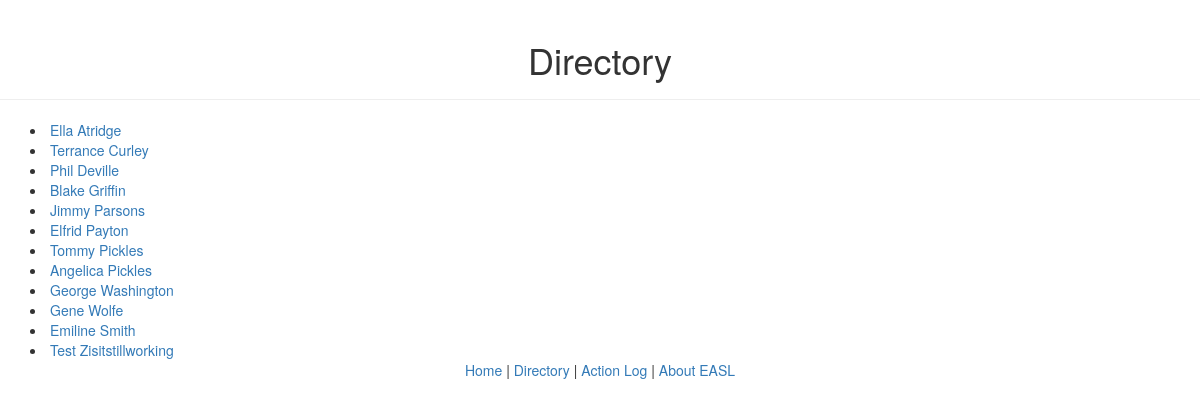
Screenshot of /directory/ with the database file from the repository.
### webApp/models.py (models this page shows, shortened)
class Student(models.Model):
    first_name = models.CharField(max_length=50)
    last_name = models.CharField(max_length=50)
    date_of_birth = models.DateField()
    gender = models.CharField(max_length=10, choices=[('M', 'Male'), ('F', 'Female')])
    class Meta:
        unique_together = [("first_name", "last_name", "date_of_birth")]
        ordering = ['last_name']

### webApp/views.py (the view)
# urls.py: url(r'^directory/$', views.directory, name='directory'),
def directory(request):
    students = Student.objects.all()
    return render(request, 'directory.html', {'students': students})

### webApp/templates/directory.html
{% extends "base.html" %}
{% block content %}
<div class="page-header">
  <h1 class="text-center"> Directory </h1>
</div>
{% for student in students %}
  <div class="container">
    <div class="studentname">
      <li>
        <a href="{% url 'student_detail' student.id %}">
        {{ student.first_name|capfirst }} {{ student.last_name|capfirst }}
        </a>
      </li>
    </div>
  </div>
{% endfor %}
{% endblock %}

### rows the page displays
Student: first_name "Ella", last_name "Atridge"
Student: first_name "Terrance", last_name "Curley"
Student: first_name "Phil", last_name "Deville"
Student: first_name "Blake", last_name "Griffin"
Student: first_name "Jimmy", last_name "Parsons"
Student: first_name "Elfrid", last_name "Payton"
Student: first_name "Tommy", last_name "Pickles"
Student: first_name "Angelica", last_name "Pickles"
Student: first_name "George", last_name "Washington"
Student: first_name "Gene", last_name "Wolfe"
Student: first_name "Emiline", last_name "Smith"
Student: first_name "Test", last_name "Zisitstillworking"
